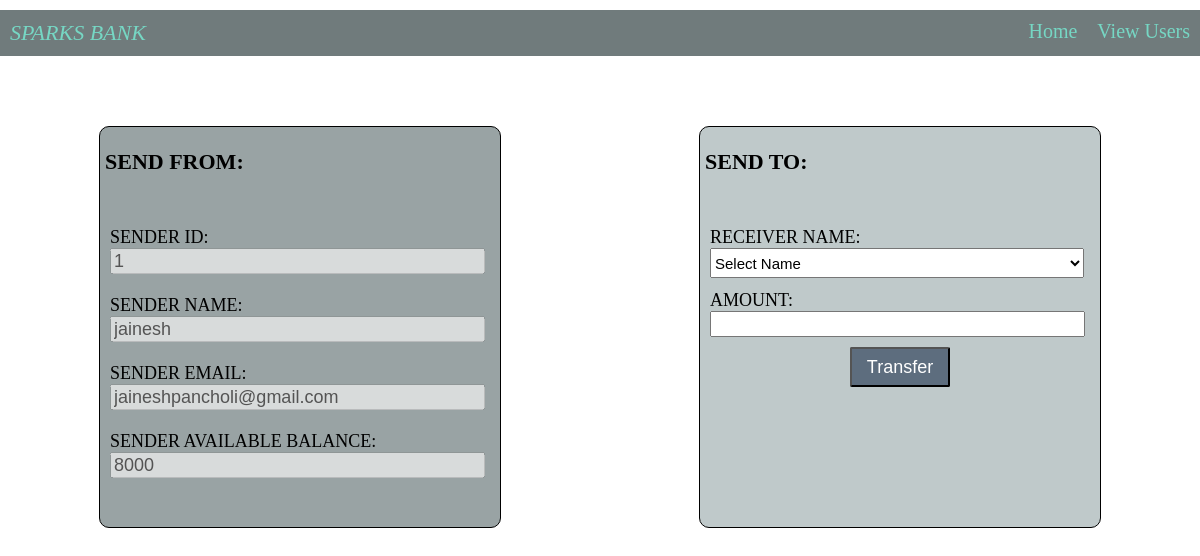
The page /transferto/1/ on the database as committed earlier.
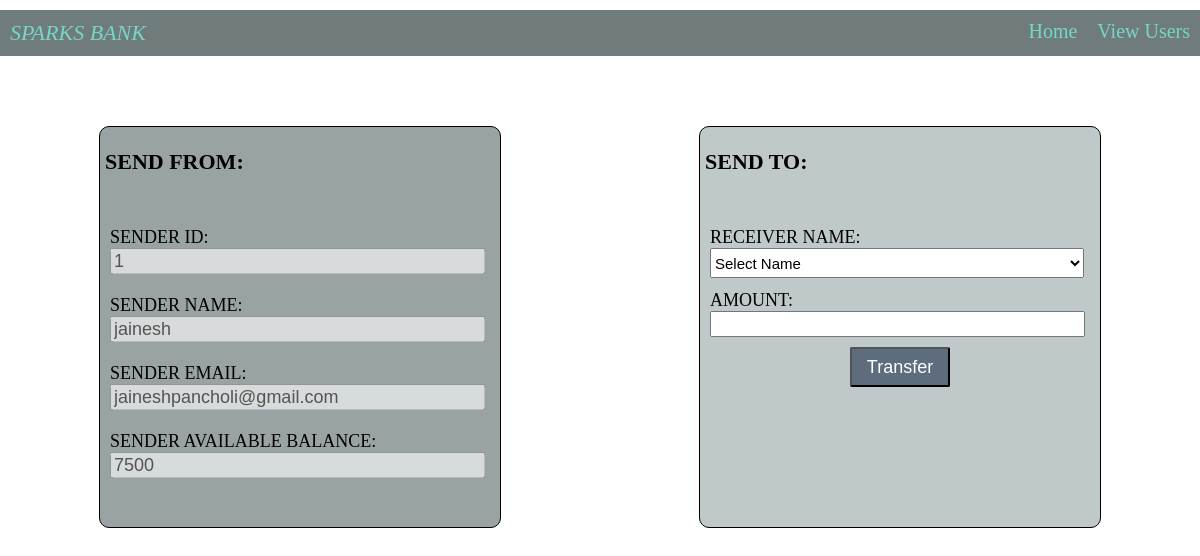
The same page on the database as committed later.
### Bank/models.py (models this page shows, shortened)
class user(models.Model):
    Name = models.CharField(max_length=100, null=True)
    Email = models.EmailField(null=True)
    Balance = models.IntegerField(null=True)

### Bank/views.py (the view, shortened to what this page needs)
# urls.py: path('transferto/<int:uid>/', TransferTo, name="transfer"),
def TransferTo(request, uid):
    error = False
    users = user.objects.get(id = uid)
    allusers = user.objects.filter()
    d = {"users":users, "allusers":allusers, "error":error}
    return render(request, 'TransferTo.html', d)

### Bank/templates/TransferTo.html (shortened to what this page needs)
{% extends 'Nav_Footer.html' %}
{% load static %}
{% block Data %}
<section class="page">
    <div class="senderform">
        <h3 class="about">SEND FROM:</h3>
        <div class="sendertext">
            <form action="" method="post">
                SENDER ID:<br>
                <input type="number" name="senderid" value="{{ users.id }}" class="input" disabled><br><br>
                SENDER NAME:<br>
                <input type="text" id="name" name="name" value="{{ users.Name }}" class="input" disabled><br><br>
                SENDER EMAIL:<br>
                <input type="email" name="email" value="{{ users.Email}}" class="input" disabled><br><br>
                SENDER AVAILABLE BALANCE:<br>
                <input type="number" name="balance" value="{{ users.Balance }}" class="input" disabled><br><br>
            </form>
        </div>
    </div>
    <div class="receiverform">
        <h3 class="about">SEND TO:</h3>
        <div class="sendertext">
            <form action="" method="post">
                RECEIVER NAME:<br>
                <div>
                    <select required class="selectinput" name="uid">
                        <option value="">Select Name</option>
                    </select>
                </div>
                AMOUNT:<br>
                <input type="number" required value="" oninput="fun()" id="amount" name="amount" class="input">
                <div class="trbtn">
                    <input type="submit" value="Transfer">
                </div>
            </form>
        </div>
    </div>
</section>
{% endblock %}

Rows that differ between the two databases and show on the page:
changed user "jainesh": balance "8000" → "7500"
